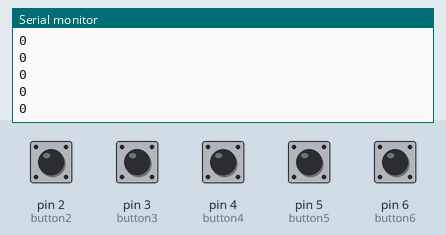
Bench run of a sketch on a simulated Arduino Uno, built with avr-gcc and run on an emulated ATmega328P. On the bench: the last lines printed to the serial monitor. The test bench sets the inputs (shaded band); at power-on: pin 2 (button2), pin 3 (button3), pin 4 (button4), pin 5 (button5), pin 6 (button6) LOW.

Above: at 1.2 s.
1.3 s: pin 2 (button2) pulled HIGH for 0.15 s
At 2.1 s:
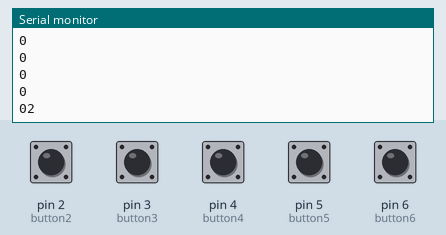
2.9 s: pin 3 (button3) pulled HIGH for 0.15 s
At 3.5 s:
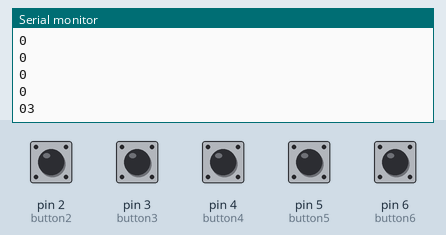
4.5 s: pin 4 (button4) pulled HIGH for 0.15 s
At 5.4 s:
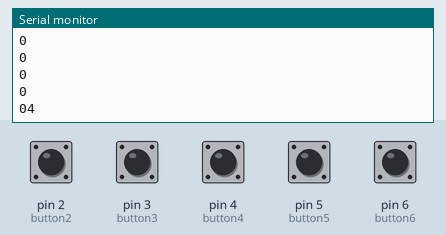
6.1 s: pin 5 (button5) pulled HIGH for 0.15 s
At 7.0 s:
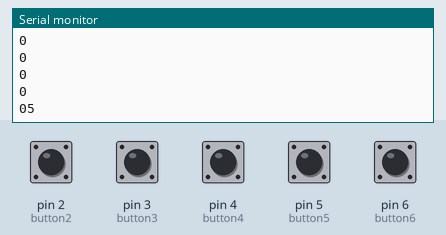
7.7 s: pin 6 (button6) pulled HIGH for 0.15 s
At 8.7 s:
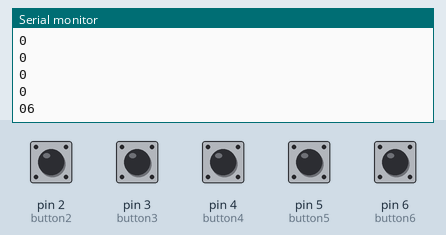
Timing chart, 0 to 10.3 s (numbered marks = the images above; inputs shaded):
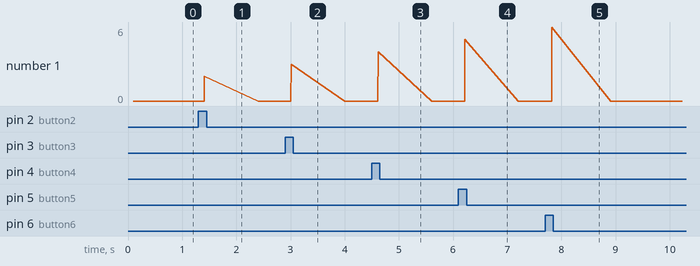

The sketch:

six_buttons_say_numbers.ino
```cpp
//HI! this is my first arduino serial port communication
//It is now up and running
//When buttons that are plugged into digital 1-6 are pushed the corresponding number is diplayed in serial moniter
//When buttons are not being pushed six 0's are displayed until the buttons is pushed where in this case the number is displayed, the moniter waits then continues

const int button1 = 1;
const int button2 = 2;
const int button3 = 3;
const int button4 = 4;
const int button5 = 5;
const int button6 = 6;

int buttonState1 = 0;
int buttonState2 = 0;
int buttonState3 = 0;
int buttonState4 = 0;
int buttonState5 = 0;
int buttonState6 = 0;


void setup() {
  Serial.begin(9600);
  pinMode(button1, INPUT);
  pinMode(button2, INPUT);
  pinMode(button3, INPUT);
  pinMode(button4, INPUT);
  pinMode(button5, INPUT);
  pinMode(button6, INPUT);
}

void loop() {
  buttonState1 = digitalRead(button1);
  buttonState2 = digitalRead(button2);
  buttonState3 = digitalRead(button3);
  buttonState4 = digitalRead(button4);
  buttonState5 = digitalRead(button5);
  buttonState6 = digitalRead(button6);

  delay (100);

  if (buttonState1 == HIGH) {
    Serial.println("01");
      delay (1000);
  }else{
    Serial.println("0");
  }
  if (buttonState2 == HIGH) {
    Serial.println("02");
      delay (1000);
  }else{
    Serial.println("0");
  }
  if (buttonState3 == HIGH) {
    Serial.println("03");
      delay (1000);
  }else{
    Serial.println("0");
  }
  if (buttonState4 == HIGH) {
    Serial.println("04");
      delay (1000);
  }else{
    Serial.println("0");
  }
  if (buttonState5 == HIGH) {
    Serial.println("05");
      delay (1000);
  }else{
    Serial.println("0");
  }
  if (buttonState6 == HIGH) {
    Serial.println("06");
      delay (1000);
  }else{
    Serial.println("0");
  }
}
```

Measured:
- after the input at 1.3 s, the serial monitor: prints a new line after 0.11 s (image 1)
- after the input at 2.9 s, the serial monitor: prints a new line after 0.11 s (image 2)
- after the input at 4.5 s, the serial monitor: prints a new line after 0.12 s (image 3)
- after the input at 6.1 s, the serial monitor: prints a new line after 0.12 s (image 4)
- after the input at 7.7 s, the serial monitor: prints a new line after 0.13 s (image 5)
